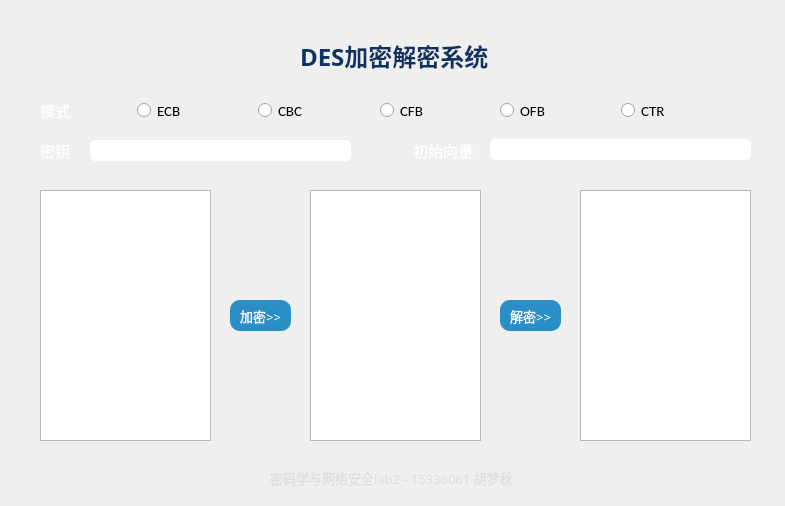
<?xml version="1.0" encoding="UTF-8"?>
<ui version="4.0">
 <class>des</class>
 <widget class="QMainWindow" name="des">
  <property name="geometry">
   <rect>
    <x>0</x>
    <y>0</y>
    <width>785</width>
    <height>506</height>
   </rect>
  </property>
  <property name="windowTitle">
   <string>des</string>
  </property>
  <widget class="QWidget" name="centralWidget">
   <widget class="QTextEdit" name="textEdit">
    <property name="geometry">
     <rect>
      <x>40</x>
      <y>190</y>
      <width>171</width>
      <height>251</height>
     </rect>
    </property>
    <property name="font">
     <font>
      <family>微软雅黑 Light</family>
     </font>
    </property>
    <property name="styleSheet">
     <string notr="true">border-color:rgb(255, 255, 255)</string>
    </property>
    <property name="html">
     <string>&lt;!DOCTYPE HTML PUBLIC &quot;-//W3C//DTD HTML 4.0//EN&quot; &quot;http://www.w3.org/TR/REC-html40/strict.dtd&quot;&gt;
&lt;html&gt;&lt;head&gt;&lt;meta name=&quot;qrichtext&quot; content=&quot;1&quot; /&gt;&lt;style type=&quot;text/css&quot;&gt;
p, li { white-space: pre-wrap; }
&lt;/style&gt;&lt;/head&gt;&lt;body style=&quot; font-family:'微软雅黑 Light'; font-size:9pt; font-weight:400; font-style:normal;&quot;&gt;
&lt;p style=&quot;-qt-paragraph-type:empty; margin-top:0px; margin-bottom:0px; margin-left:0px; margin-right:0px; -qt-block-indent:0; text-indent:0px;&quot;&gt;&lt;br /&gt;&lt;/p&gt;&lt;/body&gt;&lt;/html&gt;</string>
    </property>
   </widget>
   <widget class="QTextEdit" name="textEdit_2">
    <property name="geometry">
     <rect>
      <x>310</x>
      <y>190</y>
      <width>171</width>
      <height>251</height>
     </rect>
    </property>
    <property name="font">
     <font>
      <family>微软雅黑 Light</family>
     </font>
    </property>
    <property name="styleSheet">
     <string notr="true">border-color:rgb(255, 255, 255)</string>
    </property>
   </widget>
   <widget class="QPushButton" name="pushButton">
    <property name="geometry">
     <rect>
      <x>230</x>
      <y>300</y>
      <width>61</width>
      <height>31</height>
     </rect>
    </property>
    <property name="font">
     <font>
      <family>微软雅黑</family>
      <pointsize>10</pointsize>
     </font>
    </property>
    <property name="styleSheet">
     <string notr="true">QPushButton { background-color: #2b8fc5; border-radius: 10px; color: rgb(255, 255, 255); }
QPushButton:hover { background-color:rgb(238, 180, 138); }</string>
    </property>
    <property name="text">
     <string>加密&gt;&gt;</string>
    </property>
   </widget>
   <widget class="QPushButton" name="pushButton_2">
    <property name="geometry">
     <rect>
      <x>500</x>
      <y>300</y>
      <width>61</width>
      <height>31</height>
     </rect>
    </property>
    <property name="font">
     <font>
      <family>微软雅黑</family>
      <pointsize>10</pointsize>
     </font>
    </property>
    <property name="styleSheet">
     <string notr="true">QPushButton { background-color: #2b8fc5; border-radius: 10px; color: rgb(255, 255, 255); }
QPushButton:hover { background-color:rgb(238, 180, 138); }</string>
    </property>
    <property name="text">
     <string>解密&gt;&gt;</string>
    </property>
   </widget>
   <widget class="QLineEdit" name="lineEdit">
    <property name="geometry">
     <rect>
      <x>90</x>
      <y>140</y>
      <width>261</width>
      <height>21</height>
     </rect>
    </property>
    <property name="font">
     <font>
      <family>微软雅黑 Light</family>
     </font>
    </property>
    <property name="styleSheet">
     <string notr="true">border-radius: 5px;</string>
    </property>
    <property name="text">
     <string/>
    </property>
   </widget>
   <widget class="QLabel" name="label">
    <property name="geometry">
     <rect>
      <x>40</x>
      <y>140</y>
      <width>31</width>
      <height>20</height>
     </rect>
    </property>
    <property name="font">
     <font>
      <family>微软雅黑</family>
      <pointsize>11</pointsize>
     </font>
    </property>
    <property name="styleSheet">
     <string notr="true">color:rgb(255, 255, 255)</string>
    </property>
    <property name="text">
     <string>密钥</string>
    </property>
   </widget>
   <widget class="QLabel" name="label_2">
    <property name="geometry">
     <rect>
      <x>413</x>
      <y>140</y>
      <width>61</width>
      <height>20</height>
     </rect>
    </property>
    <property name="font">
     <font>
      <family>微软雅黑</family>
      <pointsize>11</pointsize>
     </font>
    </property>
    <property name="styleSheet">
     <string notr="true">color:rgb(255, 255, 255)</string>
    </property>
    <property name="text">
     <string>初始向量IV</string>
    </property>
   </widget>
   <widget class="QLineEdit" name="lineEdit_2">
    <property name="geometry">
     <rect>
      <x>490</x>
      <y>139</y>
      <width>261</width>
      <height>21</height>
     </rect>
    </property>
    <property name="font">
     <font>
      <family>微软雅黑 Light</family>
     </font>
    </property>
    <property name="styleSheet">
     <string notr="true">border-radius: 5px;</string>
    </property>
   </widget>
   <widget class="QRadioButton" name="radioButton">
    <property name="geometry">
     <rect>
      <x>137</x>
      <y>100</y>
      <width>51</width>
      <height>21</height>
     </rect>
    </property>
    <property name="font">
     <font>
      <family>Calibri</family>
      <pointsize>11</pointsize>
     </font>
    </property>
    <property name="text">
     <string>ECB</string>
    </property>
   </widget>
   <widget class="QRadioButton" name="radioButton_2">
    <property name="geometry">
     <rect>
      <x>258</x>
      <y>100</y>
      <width>51</width>
      <height>21</height>
     </rect>
    </property>
    <property name="font">
     <font>
      <family>Calibri</family>
      <pointsize>11</pointsize>
     </font>
    </property>
    <property name="text">
     <string>CBC</string>
    </property>
   </widget>
   <widget class="QRadioButton" name="radioButton_3">
    <property name="geometry">
     <rect>
      <x>380</x>
      <y>100</y>
      <width>51</width>
      <height>21</height>
     </rect>
    </property>
    <property name="font">
     <font>
      <family>Calibri</family>
      <pointsize>11</pointsize>
     </font>
    </property>
    <property name="text">
     <string>CFB</string>
    </property>
   </widget>
   <widget class="QRadioButton" name="radioButton_4">
    <property name="geometry">
     <rect>
      <x>500</x>
      <y>100</y>
      <width>51</width>
      <height>21</height>
     </rect>
    </property>
    <property name="font">
     <font>
      <family>Calibri</family>
      <pointsize>11</pointsize>
     </font>
    </property>
    <property name="text">
     <string>OFB</string>
    </property>
   </widget>
   <widget class="QRadioButton" name="radioButton_5">
    <property name="geometry">
     <rect>
      <x>621</x>
      <y>100</y>
      <width>51</width>
      <height>21</height>
     </rect>
    </property>
    <property name="font">
     <font>
      <family>Calibri</family>
      <pointsize>11</pointsize>
     </font>
    </property>
    <property name="text">
     <string>CTR</string>
    </property>
   </widget>
   <widget class="QTextEdit" name="textEdit_3">
    <property name="geometry">
     <rect>
      <x>580</x>
      <y>190</y>
      <width>171</width>
      <height>251</height>
     </rect>
    </property>
    <property name="font">
     <font>
      <family>微软雅黑 Light</family>
     </font>
    </property>
    <property name="styleSheet">
     <string notr="true">border-color:rgb(255, 255, 255)</string>
    </property>
   </widget>
   <widget class="QLabel" name="label_3">
    <property name="geometry">
     <rect>
      <x>40</x>
      <y>100</y>
      <width>51</width>
      <height>21</height>
     </rect>
    </property>
    <property name="font">
     <font>
      <family>微软雅黑</family>
      <pointsize>11</pointsize>
     </font>
    </property>
    <property name="styleSheet">
     <string notr="true">color:rgb(255, 255, 255)</string>
    </property>
    <property name="text">
     <string>模式</string>
    </property>
   </widget>
   <widget class="QLabel" name="background">
    <property name="enabled">
     <bool>true</bool>
    </property>
    <property name="geometry">
     <rect>
      <x>0</x>
      <y>0</y>
      <width>791</width>
      <height>511</height>
     </rect>
    </property>
    <property name="styleSheet">
     <string notr="true">border-image: url(:/cipher_lab1/cipher_lab1/bg.jpg);</string>
    </property>
    <property name="text">
     <string/>
    </property>
   </widget>
   <widget class="QLabel" name="title">
    <property name="enabled">
     <bool>true</bool>
    </property>
    <property name="geometry">
     <rect>
      <x>300</x>
      <y>40</y>
      <width>191</width>
      <height>31</height>
     </rect>
    </property>
    <property name="font">
     <font>
      <family>微软雅黑</family>
      <pointsize>18</pointsize>
      <weight>75</weight>
      <bold>true</bold>
     </font>
    </property>
    <property name="cursor">
     <cursorShape>ArrowCursor</cursorShape>
    </property>
    <property name="layoutDirection">
     <enum>Qt::LeftToRight</enum>
    </property>
    <property name="autoFillBackground">
     <bool>false</bool>
    </property>
    <property name="styleSheet">
     <string notr="true">color:rgb(14, 51, 99)</string>
    </property>
    <property name="text">
     <string>DES加密解密系统</string>
    </property>
   </widget>
   <widget class="QLabel" name="label_4">
    <property name="geometry">
     <rect>
      <x>270</x>
      <y>470</y>
      <width>251</width>
      <height>16</height>
     </rect>
    </property>
    <property name="font">
     <font>
      <family>等线</family>
      <pointsize>10</pointsize>
     </font>
    </property>
    <property name="styleSheet">
     <string notr="true">color:rgb(221, 221, 221)</string>
    </property>
    <property name="text">
     <string>密码学与网络安全lab2 - 15336061 胡梦秋</string>
    </property>
   </widget>
   <zorder>background</zorder>
   <zorder>textEdit</zorder>
   <zorder>textEdit_2</zorder>
   <zorder>pushButton</zorder>
   <zorder>pushButton_2</zorder>
   <zorder>lineEdit</zorder>
   <zorder>label</zorder>
   <zorder>label_2</zorder>
   <zorder>lineEdit_2</zorder>
   <zorder>radioButton</zorder>
   <zorder>radioButton_2</zorder>
   <zorder>radioButton_3</zorder>
   <zorder>radioButton_4</zorder>
   <zorder>radioButton_5</zorder>
   <zorder>textEdit_3</zorder>
   <zorder>label_3</zorder>
   <zorder>title</zorder>
   <zorder>label_4</zorder>
  </widget>
 </widget>
 <layoutdefault spacing="6" margin="11"/>
 <tabstops>
  <tabstop>radioButton</tabstop>
  <tabstop>radioButton_2</tabstop>
  <tabstop>radioButton_3</tabstop>
  <tabstop>radioButton_4</tabstop>
  <tabstop>radioButton_5</tabstop>
  <tabstop>lineEdit</tabstop>
  <tabstop>lineEdit_2</tabstop>
  <tabstop>textEdit</tabstop>
  <tabstop>pushButton</tabstop>
  <tabstop>textEdit_2</tabstop>
  <tabstop>pushButton_2</tabstop>
  <tabstop>textEdit_3</tabstop>
 </tabstops>
 <resources/>
 <connections/>
</ui>
